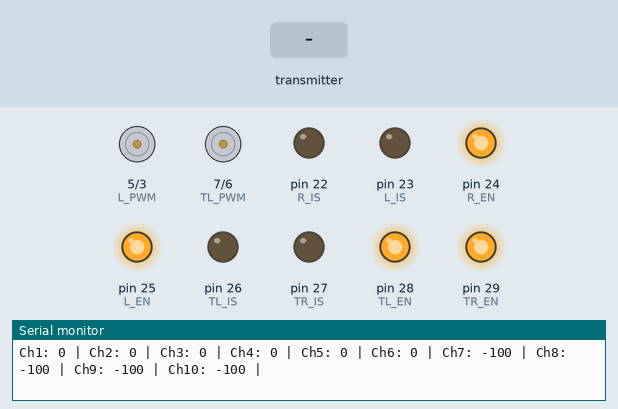
This sketch was run on a simulated Arduino Mega 2560, built with avr-gcc and run on an emulated ATmega2560. Parts: motor-driver pin pairs drawn as motors (green arrow = first pin HIGH = forward, orange = second pin HIGH = backward, longer = more drive), output pins drawn as LEDs (lit = HIGH), the last lines printed to the serial monitor. Inputs (shaded band) come from the test bench.

Above: at 1.2 s.
1.3 s: the transmitter starts sending readChannel.1 = 1000
At 2.08 s:
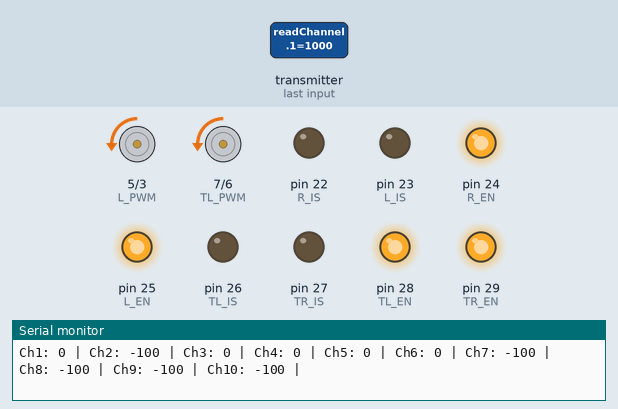
4.3 s: the transmitter starts sending readChannel.0 = 1000
7.3 s: the transmitter starts sending readChannel.5 = 1250
At 7.8 s:
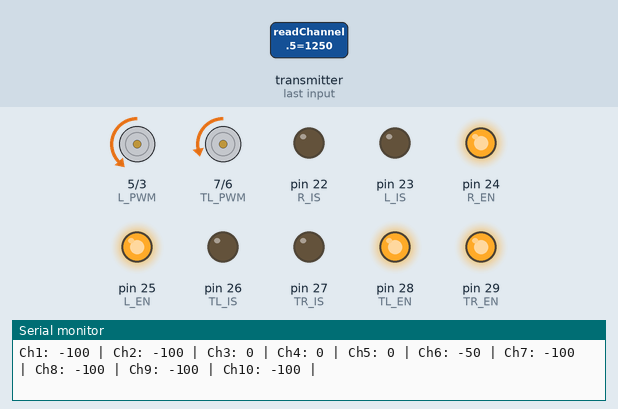
8.8 s: the transmitter starts sending readChannel.0 = 2000
At 9.9 s:
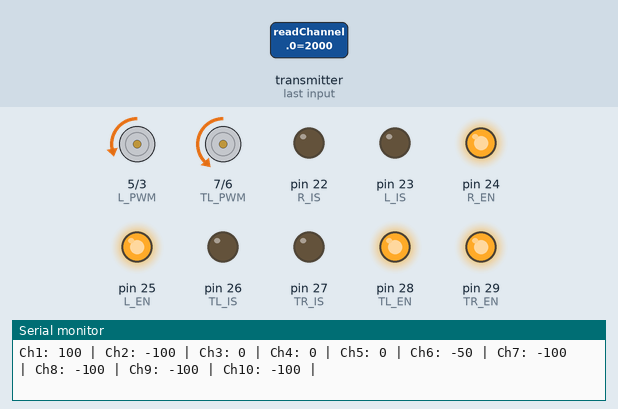
10.4 s: the transmitter starts sending readChannel.1 = 1250
At 12.9 s:
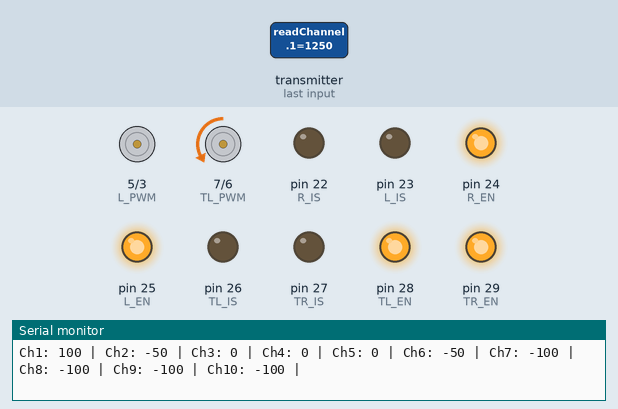
13.4 s: the transmitter starts sending readChannel.5 = 1000
At 14.7 s:
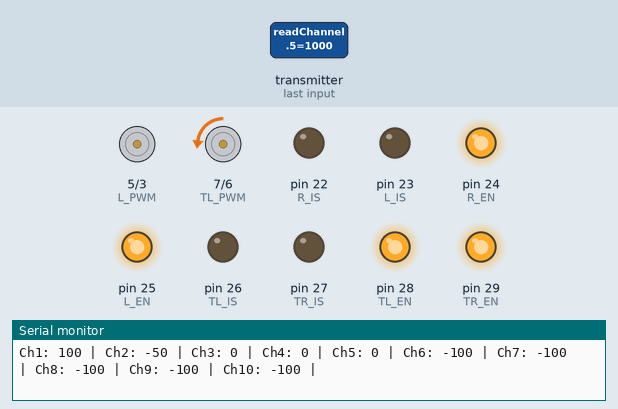
Timing chart, 0 to 16.0 s (numbered marks = the images above; inputs shaded):
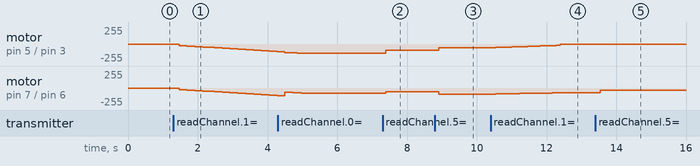

Measured:
- after the input at 1.3 s, motor on pin 5 (L_PWM) / pin 3 (R_PWM), motor on pin 7 (TL_PWM) / pin 6 (TR_PWM): moves from stopped to backward 113/255 over 2.8 s, starting after 0.16 s
- after the input at 7.3 s, motor on pin 5 (L_PWM) / pin 3 (R_PWM): backward 140/255 → backward 90/255 after 0.09 s; motor on pin 7 (TL_PWM) / pin 6 (TR_PWM): backward 80/255 → backward 55/255 after 0.09 s
- after the input at 8.8 s, motor on pin 5 (L_PWM) / pin 3 (R_PWM): backward 90/255 → backward 55/255 after 0.12 s; motor on pin 7 (TL_PWM) / pin 6 (TR_PWM): backward 55/255 → backward 90/255 after 0.12 s
- after the input at 10.4 s, motor on pin 5 (L_PWM) / pin 3 (R_PWM): moves from backward 55/255 to stopped over 1.8 s, starting after 0.14 s; motor on pin 7 (TL_PWM) / pin 6 (TR_PWM): moves from backward 90/255 to backward 72/255 over 1.8 s, starting after 0.14 s
- after the input at 13.4 s, motor on pin 7 (TL_PWM) / pin 6 (TR_PWM): backward 72/255 → backward 35/255 after 0.15 s

The sketch:

WeatherRover-Full.ino
```cpp
int R_IS = 22;
int R_EN = 24;
int R_PWM = 3;
int L_IS = 23;
int L_EN = 25;
int L_PWM = 5;

int TR_IS = 27;  //T indicates top motor
int TR_EN = 29;
int TR_PWM = 6;
int TL_IS = 26;
int TL_EN = 28;
int TL_PWM = 7;

int speed = 60;
int T_SPEED;
int B_SPEED;

int speed1;
int speed2;
int speed3;  //3 and 4 are used for turning
int speed4;

//past speed values
int speed1Past;
int speed2Past;
int speed3Past;
int speed4Past;

bool on1 = false;
bool on2 = false;

int channelArray[6];
double vertical;
double horizontal;
double rightTrack;
double leftTrack;
double currentVertical = 0;

double topSpeed;
double veer = 0.04;       //- for left veer + for right
double acceleration = 3;  //vertical decrease per cycle
double minValue = 20;


int count;

// Include iBusBM Library
#include <IBusBM.h>

// Create iBus Object
IBusBM ibus;

// Read the number of a given channel and convert to the range provided.
// If the channel is off, return the default value
int readChannel(byte channelInput, int minLimit, int maxLimit, int defaultValue) {
  uint16_t ch = ibus.readChannel(channelInput);
  if (ch < 100) return defaultValue;
  return map(ch, 1000, 2000, minLimit, maxLimit);
}

// Read the channel and return a boolean value
bool readSwitch(byte channelInput, bool defaultValue) {
  int intDefaultValue = (defaultValue) ? 100 : 0;
  int ch = readChannel(channelInput, 0, 100, intDefaultValue);
  return (ch > 50);
}

void setup() {
  // Start serial monitor
  Serial.begin(9600);

  // Attach iBus object to serial port
  ibus.begin(Serial);                     //Serial1 ??

  // Lower Moter
  pinMode(R_IS, OUTPUT);
  pinMode(R_EN, OUTPUT);
  pinMode(R_PWM, OUTPUT);
  pinMode(L_IS, OUTPUT);
  pinMode(L_EN, OUTPUT);
  pinMode(L_PWM, OUTPUT);
  digitalWrite(R_IS, LOW);
  digitalWrite(L_IS, LOW);
  digitalWrite(R_EN, HIGH);
  digitalWrite(L_EN, HIGH);


  //Upper Motor
  pinMode(TR_IS, OUTPUT);
  pinMode(TR_EN, OUTPUT);
  pinMode(TR_PWM, OUTPUT);
  pinMode(TL_IS, OUTPUT);
  pinMode(TL_EN, OUTPUT);
  pinMode(TL_PWM, OUTPUT);
  digitalWrite(TR_IS, LOW);
  digitalWrite(TL_IS, LOW);
  digitalWrite(TR_EN, HIGH);
  digitalWrite(TL_EN, HIGH);
}

void loop() {


  // Cycle through first 5 channels and determine values
  // Print values to serial monitor
  // Note IBusBM library labels channels starting with "0"

  for (byte i = 0; i < 10; i++) {
    int value = readChannel(i, -100, 100, 0);
    channelArray[i] = value;
    ///*

    Serial.print("Ch");
    Serial.print(i + 1);
    Serial.print(": ");
    Serial.print(value);
    Serial.print(" | ");
    //*/
  }

  //Drive Control---------

  /* Channel Check
  for(int j=0; j<10; j++){
    //Serial.print(channelArray[j]);
  }
  */
  /*
  channelArray[0] horizontal right
  channelArray[1] vertical right
  channelArray[2] vertical left
  channelArray[3] horizontal left
  channelArray[4] left knob
  channelArray[5] right knob
  channelArray[6] switch a
  channelArray[7] switch b
  channelArray[8] switch c (-100,0,100)
  channelArray[9] switch d
  */

  horizontal = channelArray[0];
  vertical = channelArray[1];

  /*
  vertical = 100;
  if(count > 100){
    vertical = -100;
  }
  */

  topSpeed = (140 - minValue) + channelArray[5];  //50 to 250 range

  //Acceleration control
  if (currentVertical < vertical) {
    if ((vertical - currentVertical) < acceleration) {
      currentVertical += (vertical - currentVertical);
    } else {
      currentVertical += acceleration;
    }
  } else if (currentVertical > vertical) {
    if ((vertical - currentVertical) > acceleration) {
      currentVertical -= (vertical - currentVertical);
    } else {
      currentVertical -= acceleration;
    }
  }

  //UP
  if (currentVertical >= 0) {
    //left
    if (horizontal <= 0) {
      rightTrack = topSpeed * (((horizontal / -2) + (currentVertical * (100 - (horizontal / -2))) / 100) / 100);
      leftTrack = topSpeed * ((currentVertical + (horizontal / 2)) / 100);
    }

    //right
    else if (horizontal > 0) {
      rightTrack = topSpeed * ((currentVertical + (-1 * horizontal / 2)) / 100);
      leftTrack = topSpeed * (((horizontal / 2) + (currentVertical * (100 - (horizontal / 2))) / 100) / 100);
    }
  }

  //DOWN
  else if (currentVertical < 0) {
    //left
    if (horizontal <= 0) {
      rightTrack = -1 * topSpeed * (((horizontal / -2) - (currentVertical * (100 - (horizontal / -2))) / 100) / 100);
      leftTrack = topSpeed * ((currentVertical - (horizontal / 2)) / 100);
    }

    //right
    else if (horizontal > 0) {
      rightTrack = topSpeed * ((currentVertical - (-1 * horizontal / 2)) / 100);
      leftTrack = -1 * topSpeed * (((horizontal / 2) - (currentVertical * (100 - (horizontal / 2))) / 100) / 100);
    }
  }

  /*
  Serial.print("Left: ");
  Serial.print(leftTrack);
  Serial.print(" Right: ");
  Serial.print(rightTrack);
  */

  /*
  right track
  speed1 = negative
  speed2 = positive
  left track
  speed3 = negative
  speed4 = positive
  */

  //Turn track values into speed values
  if (rightTrack < 0) {
    speed1 = ((rightTrack * -1) + minValue);
    speed2 = 0;
  } else if (rightTrack > 0) {
    speed1 = 0;
    speed2 = (rightTrack + minValue) * (1 - veer);
  } else {
    speed1 = 0;
    speed2 = 0;
  }

  if (leftTrack < 0) {
    speed3 = (leftTrack * -1) + minValue;
    speed4 = 0;
  } else if (leftTrack > 0) {
    speed3 = 0;
    speed4 = leftTrack + minValue;
  } else {
    speed3 = 0;
    speed4 = 0;
  }

  //if going from + to - or - to + motor values single cycle is 0,0
  //if right negative    right postive    right positive      right negative
  if (((speed1Past > 0) && (speed2 > 0)) || ((speed2Past > 0) && (speed1 > 0))) {
    speed1 = 0;
    speed2 = 0;
  }
  if (((speed3Past > 0) && (speed4 > 0)) || ((speed4Past > 0) && (speed3 > 0))) {
    speed3 = 0;
    speed4 = 0;
  }


  //DRIVE PINS

  analogWrite(R_PWM, speed1);
  analogWrite(L_PWM, speed2);
  //Upper Motor
  analogWrite(TR_PWM, speed3);
  analogWrite(TL_PWM, speed4);

  /*
  Serial.print("speed1 ");
  Serial.print(speed1);
  Serial.print(" speed2 ");
  Serial.print(speed2);
  Serial.print(" speed3 ");
  Serial.print(speed3);
  Serial.print(" speed4 ");
  Serial.print(speed4);
  */

  //Save speed values
  speed1Past = speed1;
  speed2Past = speed2;
  speed3Past = speed3;
  speed4Past = speed4;

  Serial.println();
  count += 1;
  //Serial.print(count);
  delay(1);
}
```
